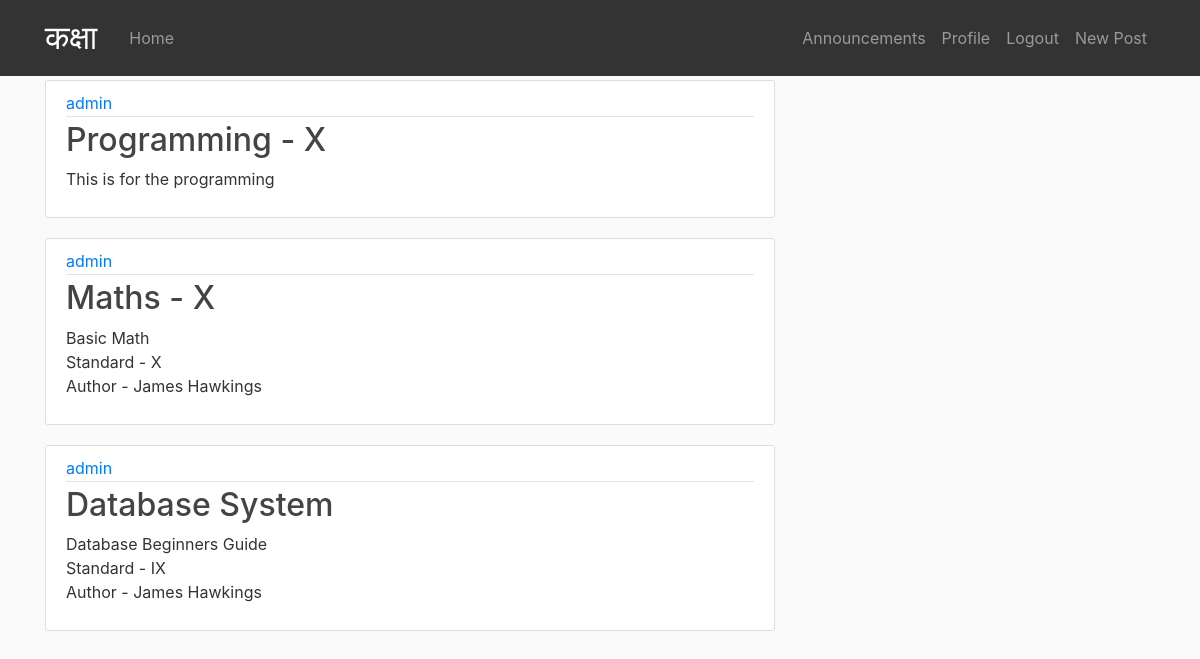
Screenshot of /module/1 (signed in) with the database file from the repository.
### classroom/models.py (models this page shows, shortened)
class Module(models.Model):
    module_title = models.CharField(max_length=100)
    module_description = models.TextField(blank=True)
    module_author = models.ForeignKey(User, on_delete=models.CASCADE)
    grade = models.ForeignKey(Grade, on_delete=models.CASCADE)

### classroom/views.py (the view)
# urls.py: path('module/<int:pk>', ModuleListView.as_view(), name="module"),
class ModuleListView(LoginRequiredMixin, ListView):
    model = Module
    template_name = 'classroom/module.html'
    context_object_name = 'modules'
    def get_queryset(self):
        self.grade = get_object_or_404(Grade, pk=self.kwargs['pk'])
        return Module.objects.filter(grade=self.grade)
    def get_context_data(self, **kwargs):
        context = super(ModuleListView, self).get_context_data(**kwargs)
        context['grade'] = self.grade
        return context

### classroom/templates/classroom/module.html
{% extends "classroom/base.html" %}
{% block content %}
    {% for module in modules %}
        <article class="media content-section">
          <div class="media-body">
            <div class="article-metadata">
              <a class="mr-2" href="#">{{ module.module_author }}</a>
            </div>
            <h2><a class="article-title" href="{% url 'post' module.id %}">{{ module.module_title }}</a></h2>
            <p class="article-content">{{ module.module_description }}</p>
          </div>
        </article>
    {% endfor %}
{% endblock content %}

### classroom/static/classroom/main.css (style rules this page uses)
h1, h2, h3, h4, h5, h6 { color: #444444; }
.content-section { background: #ffffff; padding: 10px 20px; border: 1px solid #dddddd; border-radius: 3px; margin-bottom: 20px; }
.article-title { color: #444444; }
.article-content { white-space: pre-line; }
.article-metadata { padding-bottom: 1px; margin-bottom: 4px; border-bottom: 1px solid #e3e3e3 }

### rows the page displays
Module: module_author "admin", module_title "Programming - X", module_description "This is for the programming"
Module: module_author "admin", module_title "Maths - X", module_description "Basic Math Standard - X Author - James Hawkings"
Module: module_author "admin", module_title "Database System", module_description "Database Beginners Guide Standard - IX Author - James Hawkings"
